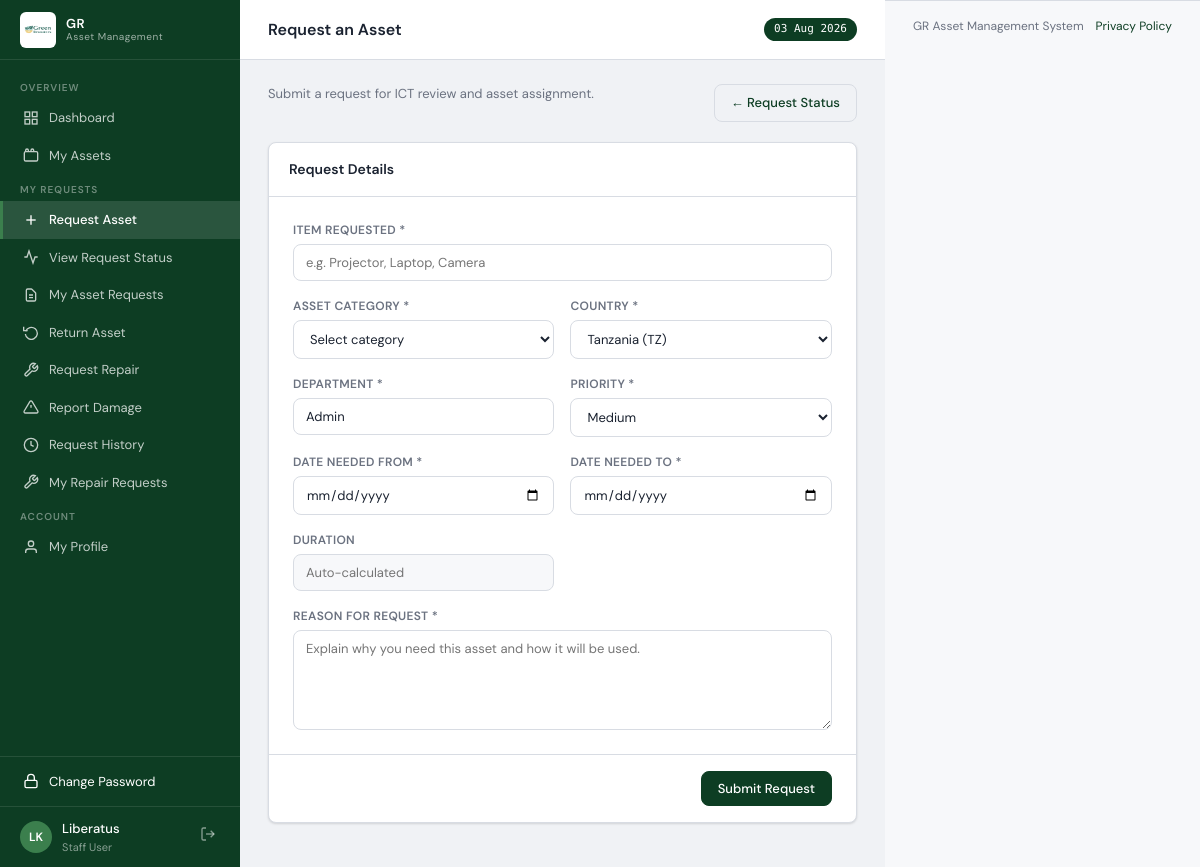
Page /requests/asset-requests/new (signed in) on the committed database.
### models.py (models this page shows, shortened)
class User(UserMixin, db.Model):
    __tablename__ = 'users'
    id            = db.Column(db.Integer, primary_key=True)
    username      = db.Column(db.String(80),  unique=True, nullable=False)
    password_hash = db.Column(db.String(256), nullable=False)
    name          = db.Column(db.String(150), nullable=False)
    email         = db.Column(db.String(150))
    department    = db.Column(db.String(100))
    project_id    = db.Column(db.Integer, db.ForeignKey('projects.id'))
    role          = db.Column(db.String(20),  nullable=False, default='user')
    status        = db.Column(db.String(20),  nullable=False, default='active')
    force_password_change = db.Column(db.Boolean, nullable=False, default=False)
    created_at    = db.Column(db.DateTime,    default=datetime.utcnow)
    assigned_assets = db.relationship('Asset', foreign_keys='Asset.assigned_to_id',
                                      backref='assigned_user', lazy='dynamic')
    project         = db.relationship('Project', backref='users')
    return_records  = db.relationship('ReturnRecord', backref='user',
                                      foreign_keys='ReturnRecord.user_id', lazy='dynamic')
    @property
    def initials(self):
        p = self.name.split()
        return ''.join(x[0] for x in p[:2]).upper()
    session_token = db.Column(db.String(128), nullable=True)
    last_login_at = db.Column(db.DateTime)
    last_login_ip = db.Column(db.String(100))
    @property
    def role_label(self):
        from models import Role
        role = Role.query.filter_by(name=self.role).first()
        if role:
            return role.label
        return {'admin':'Administrator','finance':'Finance Officer','user':'Staff User'}.get(self.role, self.role)

class Role(db.Model):
    __tablename__ = 'roles'
    id          = db.Column(db.Integer, primary_key=True)
    name        = db.Column(db.String(50), unique=True, nullable=False)
    label       = db.Column(db.String(100), nullable=False)
    description = db.Column(db.Text)
    created_at  = db.Column(db.DateTime, default=datetime.utcnow)

class Project(db.Model):
    __tablename__ = 'projects'
    id          = db.Column(db.Integer, primary_key=True)
    code        = db.Column(db.String(20),  unique=True, nullable=False)
    name        = db.Column(db.String(150), nullable=False)
    description = db.Column(db.Text)
    year        = db.Column(db.String(10))
    status      = db.Column(db.String(20), default='active')
    created_at  = db.Column(db.DateTime,   default=datetime.utcnow)
    assets      = db.relationship('Asset', backref='project', lazy='dynamic')

### routes/requests.py (the view, shortened to what this page needs)
@requests_bp.route('/asset-requests/new', methods=['GET', 'POST'])
@login_required
def new_asset_request():
    categories = AssetCategory.query.order_by(AssetCategory.name).all()
    countries = Project.query.filter_by(status='active').order_by(Project.name).all()
    return render_template('requests/new_asset_request.html',
                           categories=categories, countries=countries, priorities=PRIORITIES)

### templates/requests/new_asset_request.html (shortened to what this page needs)
{% extends 'base.html' %}
{% block page_title %}Request an Asset{% endblock %}
{% block content %}
<div class="page-title">
  <div class="page-title-text"><p>Submit a request for ICT review and asset assignment.</p></div>
  <a href="{{ url_for('requests.request_status') }}" class="btn btn-outline">← Request Status</a>
</div>
<form method="POST" style="max-width:700px">
  <div class="card">
    <div class="card-header"><h2>Request Details</h2></div>
    <div style="padding:24px">
      <div class="form-grid form-grid-2">
        <div class="form-group" style="grid-column:1/-1">
          <label>Item Requested *</label>
          <input name="item_requested" placeholder="e.g. Projector, Laptop, Camera" required>
        </div>
        <div class="form-group">
          <label>Asset Category *</label>
          <select name="category_id" required>
            <option value="">Select category</option>
          </select>
        </div>
        <div class="form-group">
          <label>Country *</label>
          <select name="project_id" required>
            {% for p in countries %}
            <option value="{{ p.id }}" {% if current_user.project_id == p.id %}selected{% endif %}>{{ p.name }} ({{ p.code }})</option>
            {% endfor %}
          </select>
        </div>
        <div class="form-group">
          <label>Department *</label>
          <input name="department" value="{{ current_user.department or '' }}" placeholder="e.g. Programs" required>
        </div>
        <div class="form-group">
          <label>Priority *</label>
          <select name="priority" required>
            {% for val, label in priorities %}
            <option value="{{ val }}" {% if val == 'medium' %}selected{% endif %}>{{ label }}</option>
            {% endfor %}
          </select>
        </div>
        <div class="form-group">
          <label>Date Needed From *</label>
          <input name="date_needed_from" id="date-from" type="date" min="{{ now.date().isoformat() }}" onchange="calcDuration()" required>
        </div>
        <div class="form-group">
          <label>Date Needed To *</label>
          <input name="date_needed_to" id="date-to" type="date" min="{{ now.date().isoformat() }}" onchange="calcDuration()" required>
        </div>
        <div class="form-group">
          <label>Duration</label>
          <input id="dur-display" placeholder="Auto-calculated" readonly style="background:var(--surface2);color:var(--text-muted)">
        </div>
        <div class="form-group" style="grid-column:1/-1">
          <label>Reason for Request *</label>
          <textarea name="purpose" placeholder="Explain why you need this asset and how it will be used." required style="min-height:100px"></textarea>
        </div>
      </div>
    </div>
    <div style="padding:16px 24px;border-top:1px solid var(--border);display:flex;justify-content:flex-end;gap:10px">
      <button type="submit" class="btn btn-primary">Submit Request</button>
    </div>
  </div>
</form>
{% endblock %}

### templates/base.html (shortened to what this page needs)
<!DOCTYPE html>
<html lang="en" data-app-build="2026-07-08-staff-portal">
<head>
</head>
<body>
<div id="app">
  <div id="sidebar">
    <div class="sidebar-logo">
      <img src="{{ url_for('static', filename='img/GR.jpg') }}"
           alt="GR Logo"
           style="width:36px;height:36px;object-fit:contain;border-radius:6px;flex-shrink:0;background:#fff;padding:2px;">
      <div class="logo-text">GR<div class="logo-sub">Asset Management</div></div>
    </div>
    <nav class="sidebar-nav">
      <div class="nav-section">Overview</div>
      <a href="{{ url_for('main.dashboard') }}" class="nav-item {% if request.endpoint == 'main.dashboard' %}active{% endif %}">
        <svg viewBox="0 0 24 24" fill="none" stroke="currentColor" stroke-width="2"><rect x="3" y="3" width="7" height="7"/><rect x="14" y="3" width="7" height="7"/><rect x="14" y="14" width="7" height="7"/><rect x="3" y="14" width="7" height="7"/></svg>
        Dashboard
      </a>
      <a href="{{ url_for('assets.index') }}" class="nav-item {% if request.endpoint in ('assets.index', 'assets.detail') %}active{% endif %}">
        <svg viewBox="0 0 24 24" fill="none" stroke="currentColor" stroke-width="2"><rect x="2" y="7" width="20" height="14" rx="2"/><path d="M16 7V5a2 2 0 0 0-4 0v2"/><path d="M8 7V5a2 2 0 0 0-4 0v2"/></svg>
        {% if is_staff_portal %}My Assets{% else %}All Assets{% endif %}
      </a>
      {% if is_staff_portal %}
      <div class="nav-section">My Requests</div>
      <a href="{{ url_for('requests.new_asset_request') }}" class="nav-item {% if request.endpoint == 'requests.new_asset_request' %}active{% endif %}">
        <svg viewBox="0 0 24 24" fill="none" stroke="currentColor" stroke-width="2"><line x1="12" y1="5" x2="12" y2="19"/><line x1="5" y1="12" x2="19" y2="12"/></svg>
        Request Asset
      </a>
      <a href="{{ url_for('requests.request_status') }}" class="nav-item {% if request.endpoint == 'requests.request_status' %}active{% endif %}">
        <svg viewBox="0 0 24 24" fill="none" stroke="currentColor" stroke-width="2"><polyline points="22 12 18 12 15 21 9 3 6 12 2 12"/></svg>
        View Request Status
      </a>
      <a href="{{ url_for('requests.asset_requests') }}" class="nav-item {% if request.endpoint == 'requests.asset_requests' and not request.args.get('review') %}active{% endif %}">
        <svg viewBox="0 0 24 24" fill="none" stroke="currentColor" stroke-width="2"><path d="M9 12h6m-6 4h6m2 5H7a2 2 0 0 1-2-2V5a2 2 0 0 1 2-2h5.586a1 1 0 0 1 .707.293l5.414 5.414a1 1 0 0 1 .293.707V19a2 2 0 0 1-2 2z"/></svg>
        My Asset Requests
      </a>
      <a href="{{ url_for('requests.return_asset_picker') }}" class="nav-item {% if request.endpoint in ('requests.return_asset_picker', 'requests.new_return_request') %}active{% endif %}">
        <svg viewBox="0 0 24 24" fill="none" stroke="currentColor" stroke-width="2"><polyline points="1 4 1 10 7 10"/><path d="M3.51 15a9 9 0 1 0 .49-4"/></svg>
        Return Asset
      </a>
      <a href="{{ url_for('requests.new_repair_request') }}" class="nav-item {% if request.endpoint == 'requests.new_repair_request' %}active{% endif %}">
        <svg viewBox="0 0 24 24" fill="none" stroke="currentColor" stroke-width="2"><path d="M14.7 6.3a1 1 0 0 0 0 1.4l1.6 1.6a1 1 0 0 0 1.4 0l3.77-3.77a6 6 0 0 1-7.94 7.94l-6.91 6.91a2.12 2.12 0 0 1-3-3l6.91-6.91a6 6 0 0 1 7.94-7.94l-3.76 3.76z"/></svg>
        Request Repair
      </a>
      <a href="{{ url_for('requests.new_damage_report') }}" class="nav-item {% if request.endpoint == 'requests.new_damage_report' %}active{% endif %}">
        <svg viewBox="0 0 24 24" fill="none" stroke="currentColor" stroke-width="2"><path d="M10.29 3.86L1.82 18a2 2 0 0 0 1.71 3h16.94a2 2 0 0 0 1.71-3L13.71 3.86a2 2 0 0 0-3.42 0z"/><line x1="12" y1="9" x2="12" y2="13"/><line x1="12" y1="17" x2="12.01" y2="17"/></svg>
        Report Damage
      </a>
      <a href="{{ url_for('requests.request_history') }}" class="nav-item {% if request.endpoint == 'requests.request_history' %}active{% endif %}">
        <svg viewBox="0 0 24 24" fill="none" stroke="currentColor" stroke-width="2"><circle cx="12" cy="12" r="10"/><polyline points="12 6 12 12 16 14"/></svg>
        Request History
      </a>
      <a href="{{ url_for('requests.repair_requests') }}" class="nav-item {% if request.endpoint == 'requests.repair_requests' and not request.args.get('review') %}active{% endif %}">
        <svg viewBox="0 0 24 24" fill="none" stroke="currentColor" stroke-width="2"><path d="M14.7 6.3a1 1 0 0 0 0 1.4l1.6 1.6a1 1 0 0 0 1.4 0l3.77-3.77a6 6 0 0 1-7.94 7.94l-6.91 6.91a2.12 2.12 0 0 1-3-3l6.91-6.91a6 6 0 0 1 7.94-7.94l-3.76 3.76z"/></svg>
        My Repair Requests
      </a>
      {% endif %}
      {% if is_staff_portal %}
      <div class="nav-section">Account</div>
      <a href="{{ url_for('main.profile') }}" class="nav-item {% if request.endpoint == 'main.profile' %}active{% endif %}">
        <svg viewBox="0 0 24 24" fill="none" stroke="currentColor" stroke-width="2"><path d="M20 21v-2a4 4 0 0 0-4-4H8a4 4 0 0 0-4 4v2"/><circle cx="12" cy="7" r="4"/></svg>
        My Profile
      </a>
      {% endif %}
    </nav>
    <div style="border-top:1px solid rgba(255,255,255,.1);padding:6px 0">
      <a href="{{ url_for('main.change_password') }}"
         class="nav-item {% if request.endpoint == 'main.change_password' %}active{% endif %}" style="opacity:1">
        <svg viewBox="0 0 24 24" fill="none" stroke="currentColor" stroke-width="2"><rect x="3" y="11" width="18" height="11" rx="2"/><path d="M7 11V7a5 5 0 0 1 10 0v4"/></svg>
        Change Password
      </a>
    </div>
    <div class="sidebar-user">
      <div class="user-avatar">{{ current_user.initials }}</div>
      <div class="user-info">
        <div class="uname">{{ current_user.name.split()[0] }}</div>
        <div class="urole">{{ current_user.role_label }}</div>
      </div>
      <a href="{{ url_for('auth.logout') }}" class="btn-logout" title="Sign out">
        <svg viewBox="0 0 24 24" fill="none" stroke="currentColor" stroke-width="2" width="16" height="16"><path d="M9 21H5a2 2 0 0 1-2-2V5a2 2 0 0 1 2-2h4"/><polyline points="16 17 21 12 16 7"/><line x1="21" y1="12" x2="9" y2="12"/></svg>
      </a>
    </div>
  </div>
  <div id="main">
    <div id="topbar">
      <h1>{% block page_title %}Dashboard{% endblock %}</h1>
      <span class="topbar-badge">{{ now.strftime('%d %b %Y') }}</span>
    </div>
    <div id="content">
      {% block content %}{% endblock %}
    </div>
  </div>
  <footer style="padding:16px 28px; background:var(--surface2); border-top:1px solid var(--border); font-size:12px; color:var(--text-muted);">
    <div style="display:flex;flex-wrap:wrap;gap:12px;justify-content:space-between; align-items:center;">
      <span>GR Asset Management System</span>
      <a href="{{ privacy_policy_url }}" style="color:var(--primary);text-decoration:none;">Privacy Policy</a>
    </div>
  </footer>
</div>
</body>
</html>

### rows in the picture
User: initials "LK", name "Liberatus", role_label "Staff User", project_id "Tanzania (TZ)", department "Admin"

### other values in the picture
{{ now.strftime('%d %b %Y') }} "03 Aug 2026"
form field priority "Medium"
